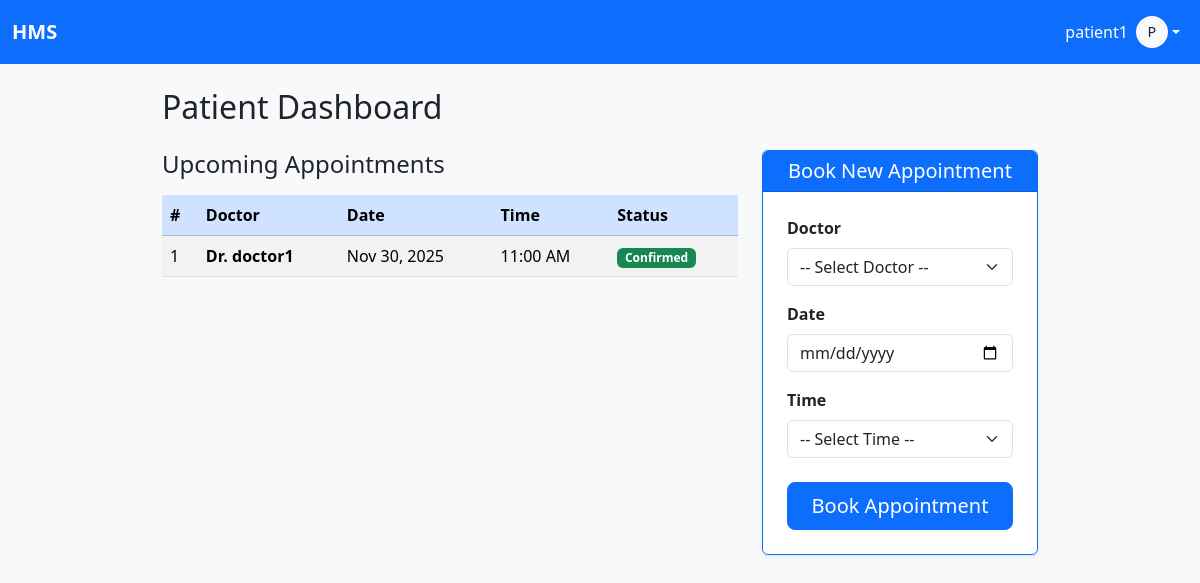
The page /patient/dashboard (signed in) on the database its author committed.
### app.py (models this page shows)
class User(UserMixin, db.Model):
    id = db.Column(db.Integer, primary_key=True)
    username = db.Column(db.String(50), unique=True, nullable=False)
    password_hash = db.Column(db.String(128), nullable=False)
    role = db.Column(db.String(20), nullable=False)  # admin, doctor, patient
    name = db.Column(db.String(100), nullable=False)
    profile_pic = db.Column(db.String(150), default='default.jpg')
    doctor = db.relationship('DoctorProfile', backref='user', uselist=False)
    patient = db.relationship('PatientProfile', backref='user', uselist=False)

class Appointment(db.Model):
    id = db.Column(db.Integer, primary_key=True)
    patient_id = db.Column(db.Integer, db.ForeignKey('patient_profile.id'), nullable=False)
    doctor_id = db.Column(db.Integer, db.ForeignKey('doctor_profile.id'), nullable=False)
    date = db.Column(db.Date, nullable=False)
    time = db.Column(db.Time, nullable=False)
    status = db.Column(db.String(20), default='pending')  # pending, confirmed, rejected
    patient = db.relationship('PatientProfile', backref='appointments')
    doctor = db.relationship('DoctorProfile', backref='appointments')

### app.py (the view, shortened to what this page needs)
@app.route("/patient/dashboard", methods=["GET", "POST"])
@login_required
def patient_dashboard():
    if current_user.role != "patient":
        abort(403)
    appointments = Appointment.query.filter_by(patient_id=current_user.patient.id)\
        .order_by(Appointment.date, Appointment.time).all()
    doctors = DoctorProfile.query.all()
    tomorrow = (datetime.today() + timedelta(days=1)).date()
    return render_template(
        "patient_dashboard.html",
        appointments=appointments,
        doctors=doctors,
        tomorrow=tomorrow
    )

### app.py (called while the page is built)
@login_manager.user_loader
def load_user(user_id):
    return User.query.get(int(user_id))

@app.context_processor
def inject_user():
    return dict(current_user=current_user, now=datetime.now())

### templates/patient_dashboard.html (shortened to what this page needs)
{% extends "base.html" %}
{% block content %}
<h2 class="mb-4">Patient Dashboard</h2>
<div class="row g-4">
  <div class="col-lg-8">
    <h4 class="mb-3">Upcoming Appointments</h4>
    <div class="table-responsive">
      <table class="table table-striped table-hover align-middle">
        <thead class="table-primary">
          <tr>
            <th>#</th>
            <th>Doctor</th>
            <th>Date</th>
            <th>Time</th>
            <th>Status</th>
          </tr>
        </thead>
        <tbody>
          {% for appt in appointments %}
          <tr>
            <td>{{ appt.id }}</td>
            <td><strong>Dr. {{ appt.doctor.user.name }}</strong></td>
            <td>{{ appt.date.strftime('%b %d, %Y') }}</td>
            <td>{{ appt.time.strftime('%I:%M %p') }}</td>
            <td>
              {% if appt.status == 'pending' %}
                <span class="badge bg-warning text-dark">Pending</span>
              {% elif appt.status == 'confirmed' %}
                <span class="badge bg-success">Confirmed</span>
              {% elif appt.status == 'Completed' %}
                <span class="badge bg-secondary">Completed</span>
              {% else %}
                <span class="badge bg-info">{{ appt.status|capitalize }}</span>
              {% endif %}
            </td>
          </tr>
          {% else %}
          <tr>
            <td colspan="5" class="text-center py-5 text-muted">
              <em>No appointments booked yet.</em>
            </td>
          </tr>
          {% endfor %}
        </tbody>
      </table>
    </div>
  </div>
  <div class="col-lg-4">
    <div class="card border-primary shadow-sm h-100">
      <div class="card-header bg-primary text-white text-center">
        <h5 class="mb-0">Book New Appointment</h5>
      </div>
      <div class="card-body p-4">
        <form method="POST" action="{{ url_for('patient_dashboard') }}">
          <div class="mb-3">
            <label class="form-label fw-bold">Doctor</label>
            <select name="doctor_id" class="form-select" required>
              <option value="">-- Select Doctor --</option>
            </select>
          </div>
          <div class="mb-3">
            <label class="form-label fw-bold">Date</label>
            <input type="date"
                   name="date"
                   class="form-control"
                   min="{{ tomorrow.strftime('%Y-%m-%d') }}"
                   required>
          </div>
          <div class="mb-4">
            <label class="form-label fw-bold">Time</label>
            <select name="time" class="form-select" required>
              <option value="" disabled selected>-- Select Time --</option>
            </select>
          </div>
          <button type="submit" class="btn btn-primary btn-lg w-100">
            Book Appointment
          </button>
        </form>
      </div>
    </div>
  </div>
</div>
{% endblock %}

### templates/base.html (shortened to what this page needs)
<!DOCTYPE html>
<html lang="en">
<head>
    <link href="https://cdn.jsdelivr.net/npm/bootstrap@5.3.1/dist/css/bootstrap.min.css" rel="stylesheet">
    <link rel="stylesheet" href="{{ url_for('static', filename='style.css') }}">
</head>
<body>
<nav class="navbar navbar-expand-lg navbar-dark bg-primary mb-4">
  <div class="container-fluid">
    <a class="navbar-brand fw-bold" href="{{ url_for('admin_dashboard') if current_user.is_authenticated else url_for('login') }}">HMS</a>
    <div class="collapse navbar-collapse" id="navbarContent">
      <ul class="navbar-nav ms-auto align-items-center">
        {% if current_user.is_authenticated %}
        <li class="nav-item dropdown">
          <a class="nav-link dropdown-toggle d-flex align-items-center text-white" href="#" role="button"
             data-bs-toggle="dropdown" aria-expanded="false">
            <span class="me-2 d-none d-sm-inline">{{ current_user.username }}</span>
            <div class="bg-light text-dark rounded-circle d-flex align-items-center justify-content-center"
                 style="width: 32px; height: 32px; font-size: 0.9rem;">
              {{ current_user.username[0]|upper }}
            </div>
          </a>
        </li>
        {% else %}
        <li class="nav-item">
          <a class="nav-link" href="{{ url_for('login') }}">Login</a>
        </li>
        {% endif %}
      </ul>
    </div>
  </div>
</nav><div class="container">
    {% block content %}{% endblock %}
</div>
</body>
</html>

### static/style.css (style rules this page uses)
body { background-color: #f8f9fa; }
.navbar-brand { font-weight: bold; }
.container { max-width: 900px; }

### rows shown on the page
User: username "patient1", username "P"
Appointment: id "1", doctor.user.name "doctor1", date "Nov 30, 2025", time "11:00 AM", status "Confirmed"
